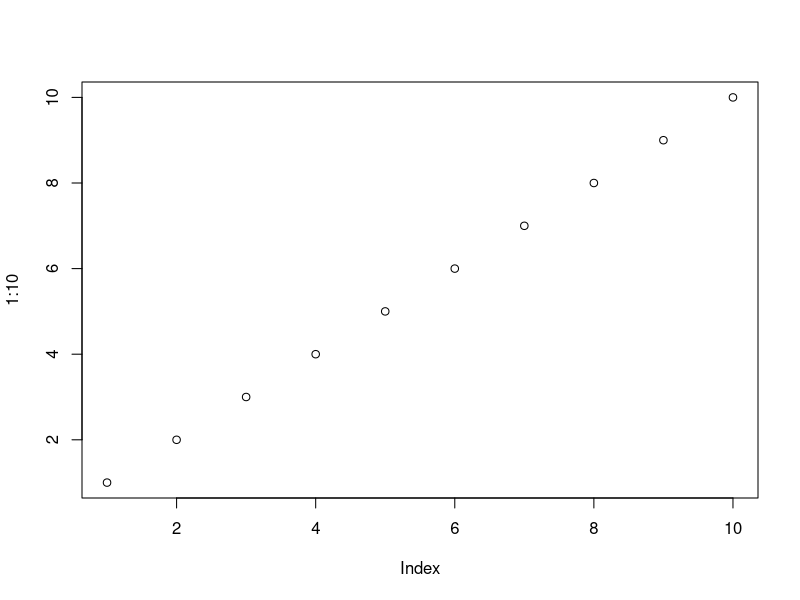
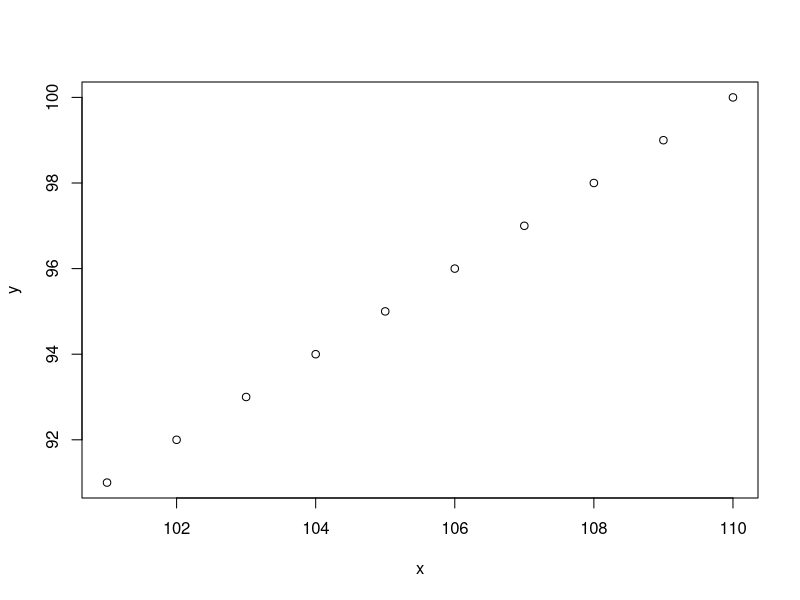
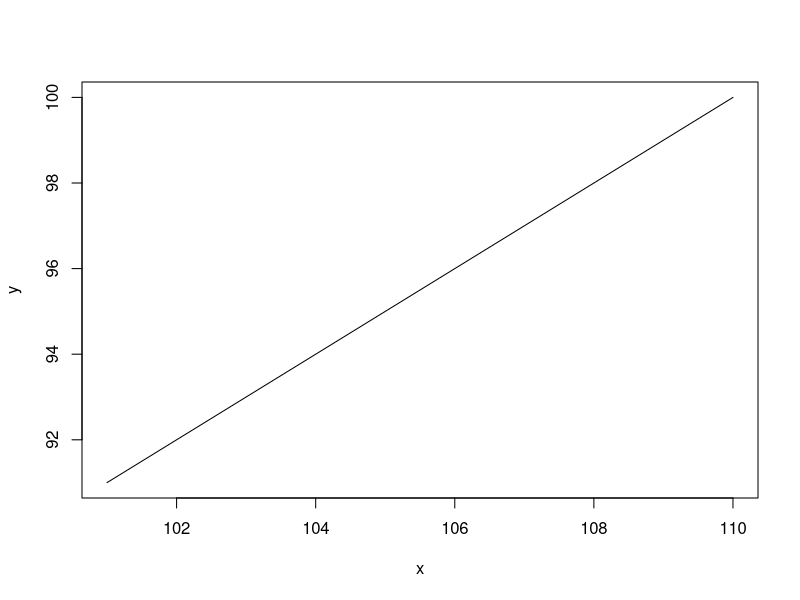
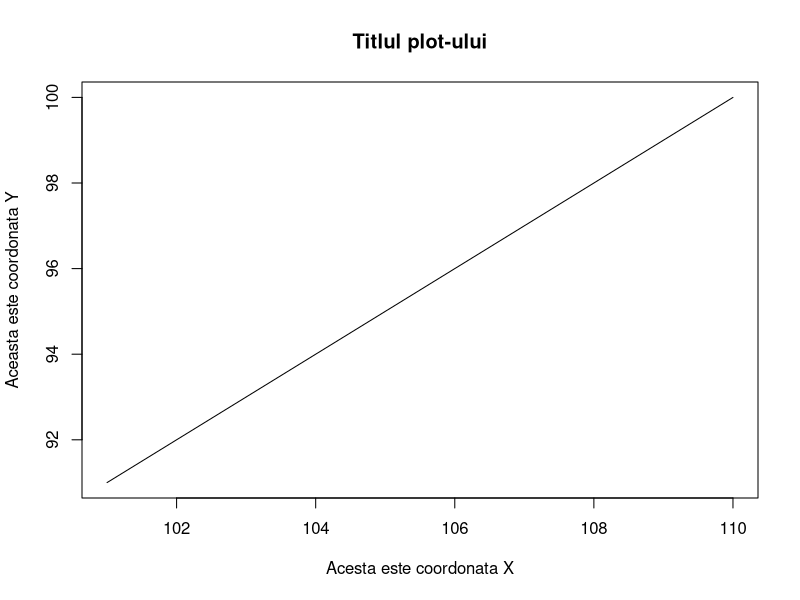
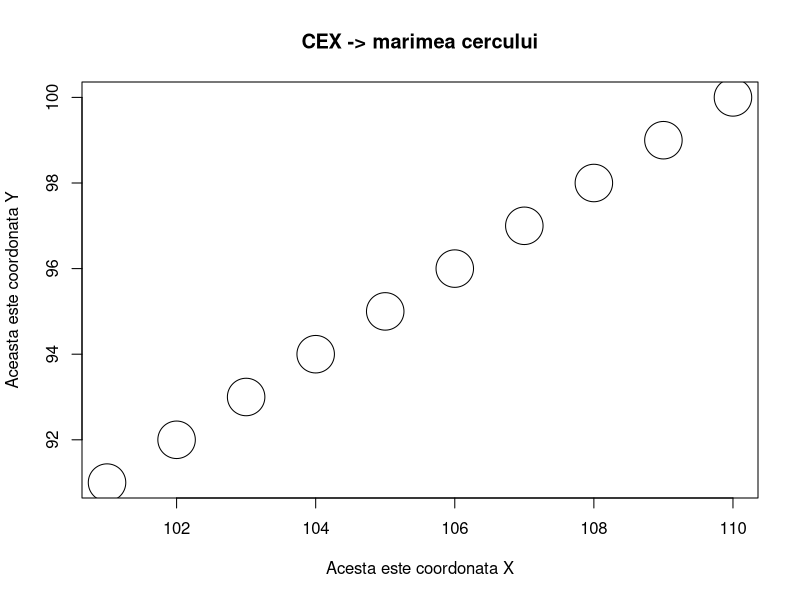
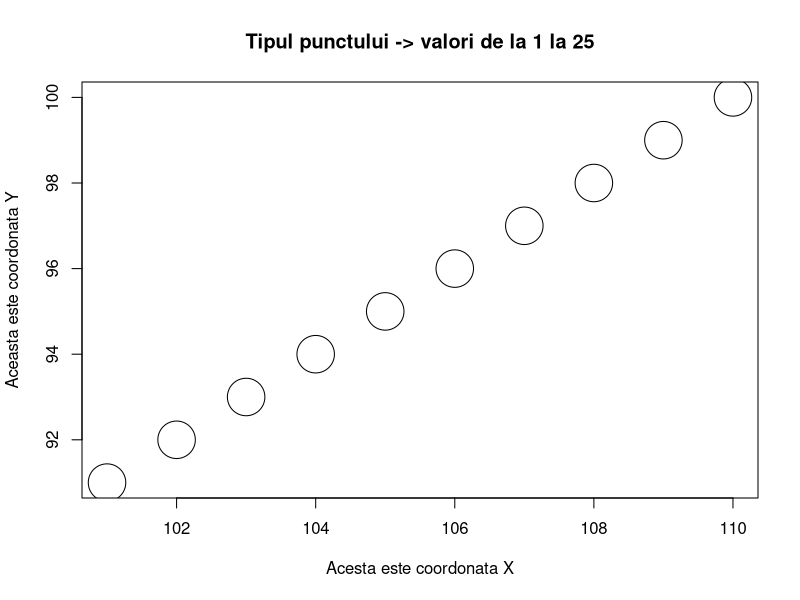

Write R code to recreate these figures, in order.
"Acesta este plot-ul initial"
plot(1:10)

"Acesta este al doilea plot"
x <- 101:110
y <- 91:100
plot(x, y)

"Acesta este un al treilea plot"
plot(x, y, type="l")

"Acesta este un al patrulea plot"
titlu <- "Titlul plot-ului"
plot(x, y, type="l",  main=titlu, xlab="Acesta este coordonata X", ylab="Aceasta este coordonata Y" )


"Acesta este un al cincilea plot"
titlu <- "CEX -> marimea cercului"
plot(x, y, cex=5,  main=titlu, xlab="Acesta este coordonata X", ylab="Aceasta este coordonata Y" )

"Al saselea plot"
titlu <- "Tipul punctului -> valori de la 1 la 25"
plot(x, y, cex=5, pch=21,  main=titlu, xlab="Acesta este coordonata X", ylab="Aceasta este coordonata Y" )
